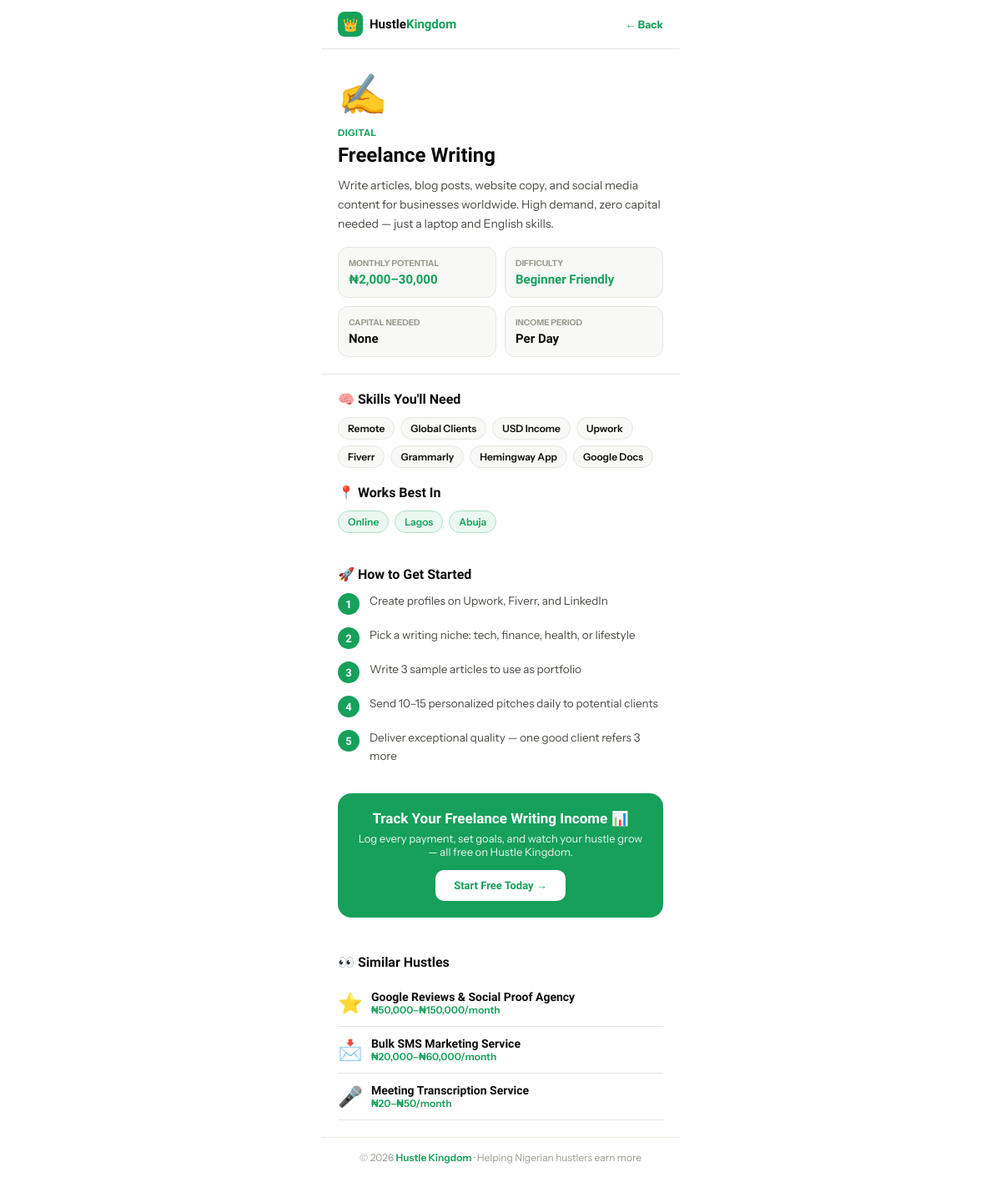
The app's page /hustle/freelance-writing with its own data.
### tables this page shows
CREATE TABLE IF NOT EXISTS `hustles` (
  `id`              INT UNSIGNED     NOT NULL AUTO_INCREMENT,
  `name`            VARCHAR(150)     NOT NULL,
  `slug`            VARCHAR(191)     NOT NULL,
  `emoji`           VARCHAR(10)      NOT NULL DEFAULT '💼',
  `category`        VARCHAR(50)      NOT NULL,
  `description`     TEXT             NOT NULL,
  `income_min`      INT UNSIGNED     NOT NULL DEFAULT 0,
  `income_max`      INT UNSIGNED     NOT NULL DEFAULT 0,
  `income_period`   ENUM('day','week','month') NOT NULL DEFAULT 'month',
  `difficulty`      ENUM('beginner','intermediate','advanced') NOT NULL DEFAULT 'beginner',
  `capital_needed`  INT UNSIGNED     NOT NULL DEFAULT 0,
  `skills_needed`   JSON             DEFAULT NULL,
  `location_tags`   JSON             DEFAULT NULL,    
  `steps`           JSON             DEFAULT NULL,    
  `is_featured`     TINYINT(1)       NOT NULL DEFAULT 0,
  `is_active`       TINYINT(1)       NOT NULL DEFAULT 1,
  `view_count`      INT UNSIGNED     NOT NULL DEFAULT 0,
  `save_count`      INT UNSIGNED     NOT NULL DEFAULT 0,
  `created_at`      DATETIME         NOT NULL DEFAULT CURRENT_TIMESTAMP,
  `updated_at`      DATETIME         NOT NULL DEFAULT CURRENT_TIMESTAMP ON UPDATE CURRENT_TIMESTAMP,
  PRIMARY KEY (`id`),
  UNIQUE KEY `uq_slug`      (`slug`),
  KEY `idx_category`        (`category`),
  KEY `idx_featured`        (`is_featured`),
  KEY `idx_difficulty`      (`difficulty`),
  FULLTEXT KEY `ft_search`  (`name`, `description`)
);

### core/DB.php (called while the page is built, shortened)
<?php
class DB {
    private static ?PDO $instance = null;
    public static function get(): PDO {
        if (self::$instance === null) {
            $dsn = sprintf(
                'mysql:host=%s;port=%d;dbname=%s;charset=%s',
                DB_HOST, DB_PORT, DB_NAME, DB_CHARSET
            );
            try {
                self::$instance = new PDO($dsn, DB_USER, DB_PASS, [
                    PDO::ATTR_ERRMODE            => PDO::ERRMODE_EXCEPTION,
                    PDO::ATTR_DEFAULT_FETCH_MODE => PDO::FETCH_ASSOC,
                    PDO::ATTR_EMULATE_PREPARES   => false,
                    PDO::ATTR_PERSISTENT         => false,
                ]);
            } catch (PDOException $e) {
                if (APP_DEBUG) {
                    throw new RuntimeException('DB connection failed: ' . $e->getMessage());
                }
                http_response_code(503);
                die(json_encode(['error' => 'Service temporarily unavailable.']));
            }
        }
        return self::$instance;
    }
    public static function query(string $sql, array $params = []): array {
        $stmt = self::get()->prepare($sql);
        $stmt->execute($params);
        return $stmt->fetchAll();
    }
    public static function one(string $sql, array $params = []): ?array {
        $stmt = self::get()->prepare($sql);
        $stmt->execute($params);
        $row = $stmt->fetch();
        return $row === false ? null : $row;
    }
}

### core/Auth.php (called while the page is built, shortened)
<?php
require_once dirname(__DIR__) . '/core/DB.php';
class Auth {
    public static function isLoggedIn(): bool {
        return isset($_SESSION['hk_uid']);
    }
}

### pages/hustle-detail.php (the view, shortened to what this page needs)
<?php
require_once HK_ROOT . '/core/DB.php';
require_once HK_ROOT . '/core/Auth.php';
$slug = preg_replace('/[^a-z0-9\-]/', '', strtolower($_GET['slug'] ?? ''));
$hustle = DB::one(
    'SELECT * FROM hustles WHERE slug = :slug AND is_active = 1',
    [':slug' => $slug]
);
$skills = json_decode($hustle['skills_needed'] ?? '[]', true) ?: [];
$locs   = json_decode($hustle['location_tags']  ?? '[]', true) ?: [];
$steps  = json_decode($hustle['steps']          ?? '[]', true) ?: [];
$related = DB::query(
    'SELECT id, name, slug, emoji, income_min, income_max, income_period, difficulty
     FROM hustles WHERE category = :cat AND id != :id AND is_active = 1
     ORDER BY is_featured DESC LIMIT 3',
    [':cat' => $hustle['category'], ':id' => $hustle['id']]
);
$difficultyLabel = ['beginner' => 'Beginner Friendly', 'intermediate' => 'Intermediate', 'advanced' => 'Advanced'];
$diffColor = ['beginner' => '#16a05a', 'intermediate' => '#e07b00', 'advanced' => '#cc3333'];
$isLoggedIn = Auth::isLoggedIn();
?>
<!DOCTYPE html>
<html lang="en">
<head>
</head>
<body>
<nav>
  <a href="<?= APP_URL ?>" class="nav-logo">
    <div class="nav-logo-icon">👑</div>
    <div class="nav-brand">Hustle<em>Kingdom</em></div>
  </a>
  <a href="javascript:history.back()" class="back-link">← Back</a>
</nav>
<div class="detail-hero">
  <div class="hero-emoji"><?= htmlspecialchars($hustle['emoji']) ?></div>
  <div class="hero-cat"><?= htmlspecialchars($hustle['category']) ?></div>
  <h1><?= htmlspecialchars($hustle['name']) ?></h1>
  <p class="hero-desc"><?= htmlspecialchars($hustle['description']) ?></p>
  <div class="meta-grid">
    <div class="meta-box">
      <div class="meta-label">Monthly Potential</div>
      <div class="meta-value green">₦<?= number_format($hustle['income_min']) ?>–<?= number_format($hustle['income_max']) ?></div>
    </div>
    <div class="meta-box">
      <div class="meta-label">Difficulty</div>
      <div class="meta-value" style="color:<?= $diffColor[$hustle['difficulty']] ?>">
        <?= $difficultyLabel[$hustle['difficulty']] ?? ucfirst($hustle['difficulty']) ?>
      </div>
    </div>
    <div class="meta-box">
      <div class="meta-label">Capital Needed</div>
      <div class="meta-value"><?= $hustle['capital_needed'] > 0 ? '₦' . number_format($hustle['capital_needed']) : 'None' ?></div>
    </div>
    <div class="meta-box">
      <div class="meta-label">Income Period</div>
      <div class="meta-value">Per <?= ucfirst($hustle['income_period']) ?></div>
    </div>
  </div>
</div>
<?php if ($skills): ?>
<div class="section">
  <div class="section-title">🧠 Skills You'll Need</div>
  <div class="skill-chips">
    <?php foreach ($skills as $s): ?>
      <span class="chip"><?= htmlspecialchars($s) ?></span>
    <?php endforeach; ?>
  </div>
</div>
<?php endif; ?>
<?php if ($locs): ?>
<div class="section" style="padding-top:0">
  <div class="section-title">📍 Works Best In</div>
  <div class="skill-chips loc-chips">
    <?php foreach ($locs as $l): ?>
      <span class="chip"><?= htmlspecialchars($l) ?></span>
    <?php endforeach; ?>
  </div>
</div>
<?php endif; ?>
<?php if ($steps): ?>
<div class="section">
  <div class="section-title">🚀 How to Get Started</div>
  <ol class="steps-list">
    <?php foreach ($steps as $i => $step): ?>
    <li class="step-item">
      <div class="step-num"><?= $i + 1 ?></div>
      <div class="step-text"><?= htmlspecialchars($step) ?></div>
    </li>
    <?php endforeach; ?>
  </ol>
</div>
<?php endif; ?>
<div class="cta-box">
  <h3>Track Your <?= htmlspecialchars($hustle['name']) ?> Income 📊</h3>
  <p>Log every payment, set goals, and watch your hustle grow — all free on Hustle Kingdom.</p>
  <a href="<?= APP_URL . ($isLoggedIn ? '/' : '/auth/register') ?>" class="cta-btn">
    <?= $isLoggedIn ? 'Open Dashboard →' : 'Start Free Today →' ?>
  </a>
</div>
<?php if ($related): ?>
<div class="section">
  <div class="section-title">👀 Similar Hustles</div>
  <?php foreach ($related as $r): ?>
  <a href="<?= APP_URL . '/hustle/' . htmlspecialchars($r['slug']) ?>" class="related-card">
    <div class="related-emoji"><?= htmlspecialchars($r['emoji']) ?></div>
    <div>
      <div class="related-name"><?= htmlspecialchars($r['name']) ?></div>
      <div class="related-income">₦<?= number_format($r['income_min']) ?>–₦<?= number_format($r['income_max']) ?>/<?= $r['income_period'] ?></div>
    </div>
  </a>
  <?php endforeach; ?>
</div>
<?php endif; ?>
<footer>
  <p>© <?= date('Y') ?> <a href="<?= APP_URL ?>">Hustle Kingdom</a> · Helping Nigerian hustlers earn more</p>
</footer>
</body>
</html>

### pages/hustle-detail.php (style rules this page uses)
:root { --bg:#fff;--surface:#f8f8f6;--border:#e6e6e0;--text:#0d0d0c;--text2:#4a4a45;--text3:#9a9a92;--green:#16a05a;--green2:#128f4f;--green-light:#ebf7f1;--r:14px; }
* { margin:0;padding:0;box-sizing:border-box; }
body { font-family:'Instrument Sans',sans-serif;background:var(--bg);color:var(--text);max-width:430px;margin:0 auto;min-height:100vh; }
nav { display:flex;align-items:center;justify-content:space-between;padding:14px 20px;border-bottom:1px solid var(--border); }
.nav-logo { display:flex;align-items:center;gap:8px;text-decoration:none; }
.nav-logo-icon { width:30px;height:30px;background:var(--green);border-radius:8px;display:flex;align-items:center;justify-content:center;font-size:15px; }
.nav-brand { font-family:'Bricolage Grotesque',sans-serif;font-weight:800;font-size:15px;color:var(--text); }
.nav-brand em { color:var(--green);font-style:normal; }
.back-link { font-size:13px;color:var(--green);font-weight:700;text-decoration:none; }
.detail-hero { padding:24px 20px 20px;border-bottom:1px solid var(--border); }
.hero-emoji { font-size:48px;margin-bottom:10px; }
.hero-cat { font-size:11px;font-weight:700;color:var(--green);text-transform:uppercase;letter-spacing:.5px;margin-bottom:6px; }
h1 { font-family:'Bricolage Grotesque',sans-serif;font-size:24px;font-weight:800;line-height:1.2;margin-bottom:10px; }
.hero-desc { font-size:14px;color:var(--text2);line-height:1.65;margin-bottom:16px; }
.meta-grid { display:grid;grid-template-columns:1fr 1fr;gap:10px; }
.meta-box { background:var(--surface);border:1.5px solid var(--border);border-radius:12px;padding:12px; }
.meta-label { font-size:10px;font-weight:700;color:var(--text3);text-transform:uppercase;margin-bottom:4px; }
.meta-value { font-family:'Bricolage Grotesque',sans-serif;font-size:15px;font-weight:800; }
.meta-value.green { color:var(--green); }
.section { padding:20px; }
.section-title { font-family:'Bricolage Grotesque',sans-serif;font-size:16px;font-weight:800;margin-bottom:12px; }
.skill-chips { display:flex;flex-wrap:wrap;gap:7px; }
.chip { font-size:12px;font-weight:600;padding:5px 11px;border-radius:20px;background:var(--surface);border:1.5px solid var(--border); }
.loc-chips .chip { background:var(--green-light);border-color:#b2e0c8;color:var(--green); }
.steps-list { list-style:none; }
.step-item { display:flex;gap:12px;margin-bottom:14px;align-items:flex-start; }
.step-num { width:26px;height:26px;background:var(--green);color:#fff;border-radius:50%;display:flex;align-items:center;justify-content:center;font-family:'Bricolage Grotesque',sans-serif;font-weight:800;font-size:13px;flex-shrink:0;margin-top:1px; }
.step-text { font-size:13.5px;line-height:1.6;color:var(--text2); }
.cta-box { margin:0 20px 24px;background:var(--green);border-radius:16px;padding:20px;text-align:center;color:#fff; }
.cta-box h3 { font-family:'Bricolage Grotesque',sans-serif;font-size:17px;font-weight:800;margin-bottom:6px; }
.cta-box p { font-size:13px;opacity:.9;margin-bottom:14px; }
.cta-btn { display:inline-block;background:#fff;color:var(--green);border-radius:10px;padding:11px 22px;font-family:'Bricolage Grotesque',sans-serif;font-weight:800;font-size:13px;text-decoration:none; }
.related-card { display:flex;gap:10px;align-items:center;padding:12px 0;border-bottom:1px solid var(--border);text-decoration:none;color:var(--text); }
.related-emoji { font-size:24px; }
.related-name { font-family:'Bricolage Grotesque',sans-serif;font-weight:700;font-size:14px; }
.related-income { font-size:12px;color:var(--green);font-weight:600; }
footer { padding:16px 20px;text-align:center;font-size:12px;color:var(--text3);border-top:1px solid var(--border); }
footer a { color:var(--green);text-decoration:none;font-weight:600; }

### records on screen
hustles: emoji "✍️", category "DIGITAL", name "Freelance Writing", description "Write articles, blog posts, website copy, and social media content for businesses worldwide. High demand, zero capital needed — just a laptop and English skills.", income_min "2,000", income_max "30,000", difficulty "Beginner Friendly", income_period "Day", skills_needed "Remote", skills_needed "Global Clients", skills_needed "USD Income", skills_needed "Upwork", skills_needed "Fiverr", skills_needed "Grammarly", skills_needed "Hemingway App", skills_needed "Google Docs", location_tags "Online", location_tags "Lagos", location_tags "Abuja", steps "Create profiles on Upwork, Fiverr, and LinkedIn", steps "Pick a writing niche: tech, finance, health, or lifestyle", steps "Write 3 sample articles to use as portfolio", steps "Send 10–15 personalized pitches daily to potential clients", steps "Deliver exceptional quality — one good client refers 3 more"
hustles: emoji "⭐", name "Google Reviews & Social Proof Agency", income_min "50,000", income_max "150,000", income_period "month"
hustles: emoji "📩", name "Bulk SMS Marketing Service", income_min "20,000", income_max "60,000", income_period "month"
hustles: emoji "🎤", name "Meeting Transcription Service", income_min "20", income_max "50", income_period "month"
